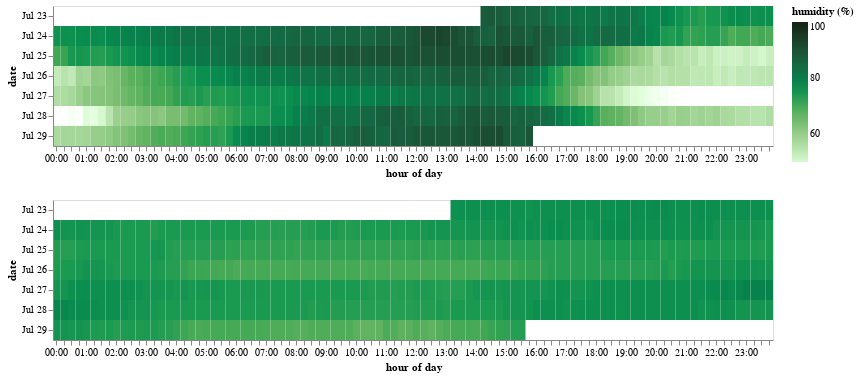

Notebook code for this chart:
### Code cell
f3 = alt.Chart(dfsub.reset_index()).mark_rect().encode(
    alt.X('hoursminutes(created_at):O', title='hour of day'),
    alt.Y('monthdate(created_at):O', title='date'),
    alt.Color('DuckBarnHumidity_External:Q', title='humidity (%)', scale=alt.Scale(domain=(50,100),range=palettable.cmocean.sequential.Algae_20.hex_colors)),
    tooltip=['hoursminutes(created_at):O','monthdate(created_at):O','DuckBarnHumidity_External:Q']
).properties(
    width=720
)

f4 = f3.encode(
    alt.Color('CellarHumidity:Q', title='humidity (%)', scale=alt.Scale(domain=(50,100),range=palettable.cmocean.sequential.Algae_20.hex_colors)),
    tooltip=['hoursminutes(created_at):O','monthdate(created_at):O','CellarHumidity:Q']
)
f3 & f4

### Figure 1 — Vega-Lite specification as saved in the notebook (floating-point values rounded to 4 significant figures; data arrays with more than 128 entries replaced by an {"elided": "..."} marker saying what was removed)
{"config": {"view": {"continuousWidth": 400, "continuousHeight": 300}}, "vconcat": [{"mark": "rect", "encoding": {"color": {"type": "quantitative", "field": "DuckBarnHumidity_External", "scale": {"domain": [50, 100], "range": ["#D7F9D0", "#C7EDBD", "#B5E1A9", "#A4D698", "#92CB86", "#80C176", "#6BB767", "#54AE5B", "#39A553", "#1C9A51", "#0B8F4F", "#07824C", "#0D7648", "#136A43", "#185E3D", "#1A5336", "#1A472E", "#183B26", "#162F1D", "#122414"]}, "title": "humidity (%)"}, "tooltip": [{"type": "ordinal", "field": "created_at", "timeUnit": "hoursminutes"}, {"type": "ordinal", "field": "created_at", "timeUnit": "monthdate"}, {"type": "quantitative", "field": "DuckBarnHumidity_External"}], "x": {"type": "ordinal", "field": "created_at", "timeUnit": "hoursminutes", "title": "hour of day"}, "y": {"type": "ordinal", "field": "created_at", "timeUnit": "monthdate", "title": "date"}}, "width": 720}, {"mark": "rect", "encoding": {"color": {"type": "quantitative", "field": "CellarHumidity", "scale": {"domain": [50, 100], "range": ["#D7F9D0", "#C7EDBD", "#B5E1A9", "#A4D698", "#92CB86", "#80C176", "#6BB767", "#54AE5B", "#39A553", "#1C9A51", "#0B8F4F", "#07824C", "#0D7648", "#136A43", "#185E3D", "#1A5336", "#1A472E", "#183B26", "#162F1D", "#122414"]}, "title": "humidity (%)"}, "tooltip": [{"type": "ordinal", "field": "created_at", "timeUnit": "hoursminutes"}, {"type": "ordinal", "field": "created_at", "timeUnit": "monthdate"}, {"type": "quantitative", "field": "CellarHumidity"}], "x": {"type": "ordinal", "field": "created_at", "timeUnit": "hoursminutes", "title": "hour of day"}, "y": {"type": "ordinal", "field": "created_at", "timeUnit": "monthdate", "title": "date"}}, "width": 720}], "data": {"name": "data-a73367620f15dc62264fe07c56b8413d"}, "$schema": "https://vega.github.io/schema/vega-lite/v4.8.1.json", "datasets": {"data-a73367620f15dc62264fe07c56b8413d": {"elided": "587 records"}}}
